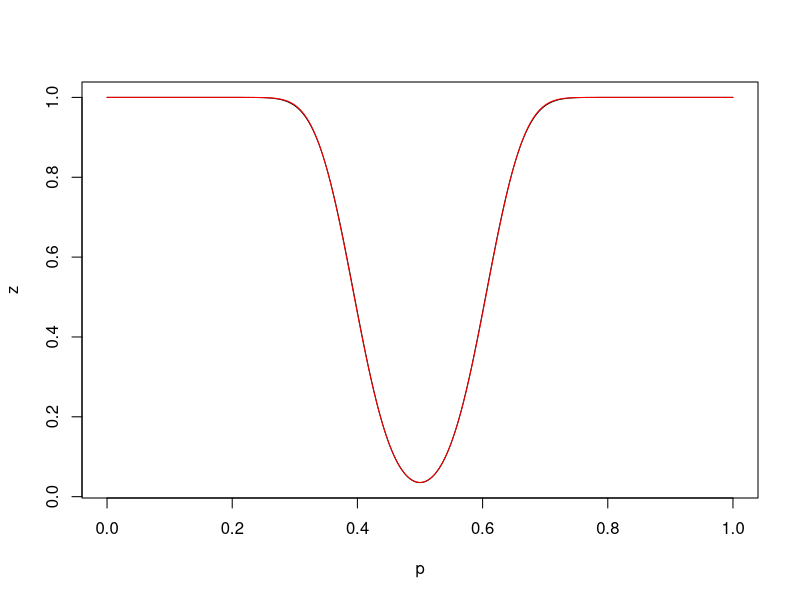
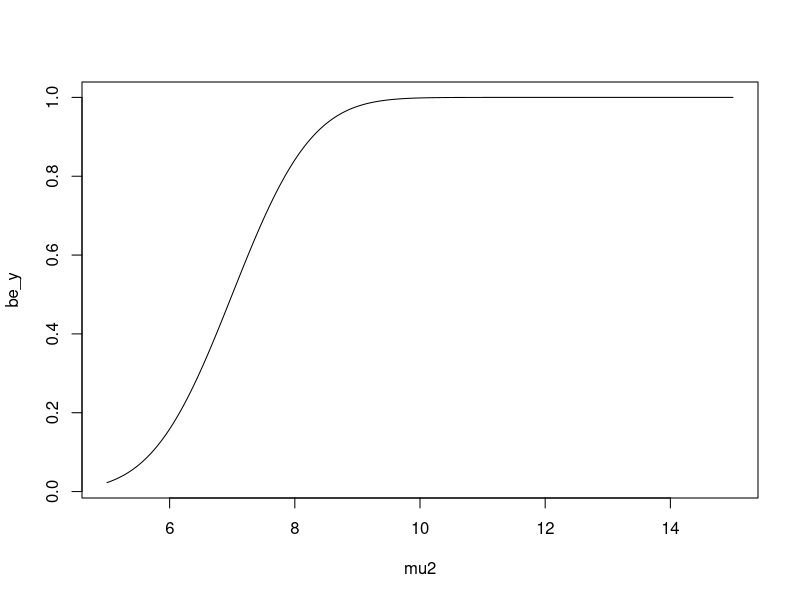
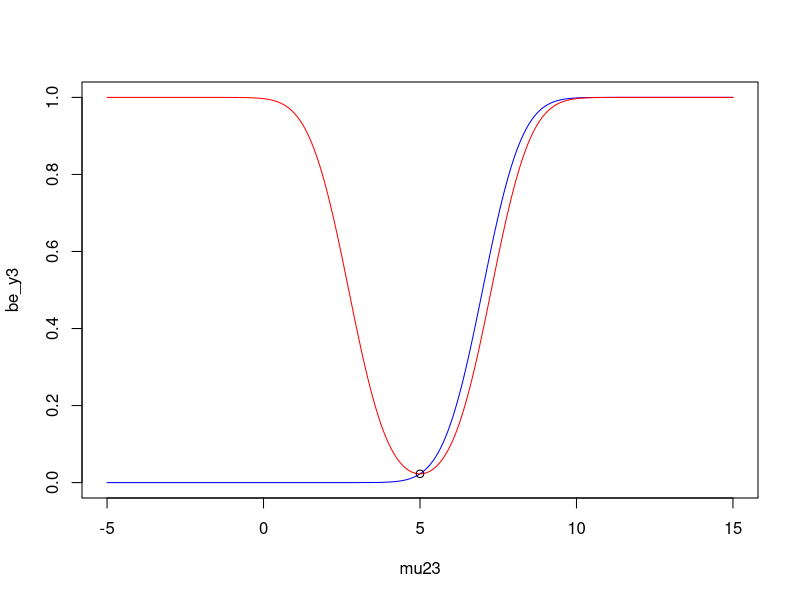

Source code (R) for these figures, in order:
x <- seq(0, 100, length = 101)
p <- seq(0, 1, length = 1000)
y <- dbinom(x, 100, prob = 1/2)


a <- 1/2-0.025
b <- 1/2+0.025
print(paste('Onderscheidend vermogen ', -2*(b^3-a^3) + 3*(b^2 - a^2)))

print(paste('significance alpha =', pbinom(39, 100, 1/2)+(1-pbinom(60, 100, 1/2))))

print(paste('normal approx significance alpha =', pnorm((39.5-50)/5,0, 1)+(1-pnorm((60.5 -50)/5,mean = 0, sd = 1))))

print(paste('Try 2: normal approx significance alpha =', 2*pnorm(-2,0, 1)))


z <- pbinom(39, size=100, prob=p) + (1-pbinom(60, size = 100, prob = p ))

zn <- pnorm((39.5-100*p)/(10*sqrt(p*(1-p))),0, 1) + (1-pnorm((60.5-100*p)/(10*sqrt(p*(1-p))), 0, 1))

plot(p, z, type = 'l')
lines(p, zn, col='red')

print( qnorm(p = 0.9, 0, sqrt(100/25)))
c <- qnorm(p = 0.9, 0, sqrt(100/25))

print(dnorm(c, 1.5, sqrt(100/25)))
print( qnorm(p = 0.99, 0, sqrt(100/25)))

c <- qnorm(p = 0.99, 0, sqrt(100/25))
print(dnorm(c, 1.5, sqrt(100/25)))
print(1-pnorm(7, 5, 1))

mu2 <- seq(5, 15, length=1000)
be_y <- 1-pnorm(7, mu2, 1)
plot(mu2, be_y, type='l')

mu23 <- seq(-5, 15, length=1000)
be_y3 <- 1-pnorm(7, mu23, 1) 

#lines(mu23, be_y3, col='red')
plot(mu23, be_y3, type='l', col='blue')

c <- 1-pnorm(7, 5, 1)
print(5-qnorm(c/2, 5,1 ))

k <- 5-qnorm(c/2, 5,1 )
y_3 <- pnorm(5-k, mu23, 1) + 1- pnorm(5+k, mu23, 1)

lines(mu23, y_3, col='red')
lines(5, c, type='p')

